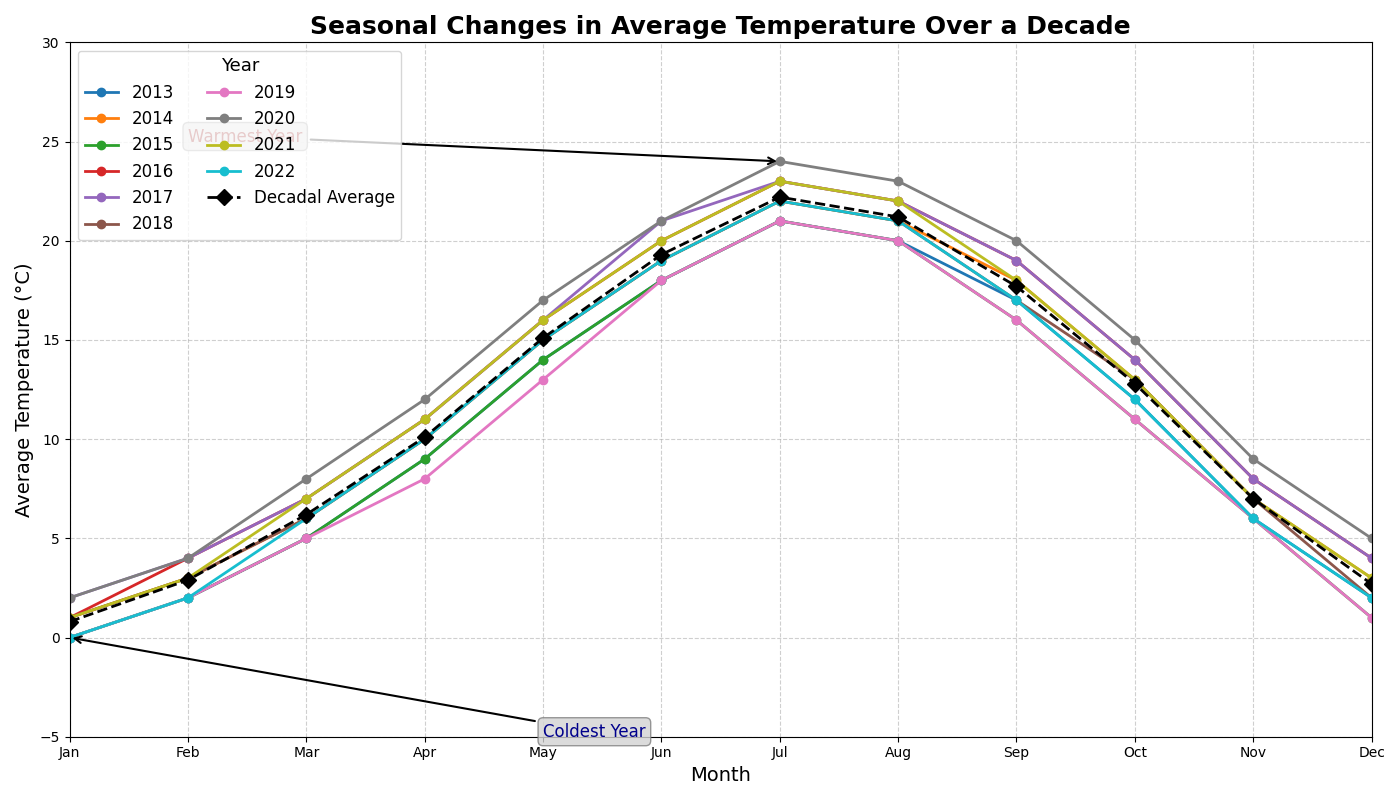

Reproduce this figure in Python.
import matplotlib.pyplot as plt
import numpy as np

# Backstory: Tracking the Seasonal Changes in Average Temperature Over a Decade
# In this chart, we analyze the average monthly temperatures over a span of 10 years to observe trends that may suggest climate changes or variations. This data assumes a temperate region with clear seasonal patterns.

# Define the years and months
years = np.arange(2013, 2023)
months = np.arange(1, 13)

# Create fictitious average monthly temperature data for each year (in °C)
# For simplicity, we assume a cyclical pattern with slight fluctuations year by year.
monthly_temps = np.array([
    [0, 2, 5, 9, 14, 18, 21, 20, 17, 12, 6, 2],
    [1, 3, 6, 10, 15, 19, 22, 21, 18, 13, 7, 3],
    [0, 2, 5, 9, 14, 18, 21, 20, 16, 11, 6, 1],
    [1, 4, 7, 11, 16, 20, 23, 22, 19, 14, 8, 4],
    [2, 4, 7, 11, 16, 21, 23, 22, 19, 14, 8, 4],
    [1, 3, 6, 10, 15, 19, 22, 21, 17, 13, 7, 2],
    [0, 2, 5, 8, 13, 18, 21, 20, 16, 11, 6, 1],
    [2, 4, 8, 12, 17, 21, 24, 23, 20, 15, 9, 5],
    [1, 3, 7, 11, 16, 20, 23, 22, 18, 13, 7, 3],
    [0, 2, 6, 10, 15, 19, 22, 21, 17, 12, 6, 2]
])

# Average temperatures over the decade for each month
average_temps = np.mean(monthly_temps, axis=0)

# Set up the plot
fig, ax = plt.subplots(figsize=(14, 8))

# Plot each year's data
for i, year in enumerate(years):
    ax.plot(months, monthly_temps[i], marker='o', linestyle='-', linewidth=2, markersize=6, label=f'{year}')

# Plot the average temperatures
ax.plot(months, average_temps, marker='D', linestyle='--', color='black', linewidth=2, markersize=8, label='Decadal Average', zorder=10)

# Add title and labels
ax.set_title('Seasonal Changes in Average Temperature Over a Decade', fontsize=18, fontweight='bold')
ax.set_xlabel('Month', fontsize=14)
ax.set_ylabel('Average Temperature (°C)', fontsize=14)

# Customize the x-axis to display month names
ax.set_xticks(months)
ax.set_xticklabels(['Jan', 'Feb', 'Mar', 'Apr', 'May', 'Jun', 'Jul', 'Aug', 'Sep', 'Oct', 'Nov', 'Dec'])

# Add grid for better readability
ax.grid(True, linestyle='--', alpha=0.6)

# Highlight specific insights
ax.annotate('Warmest Year', xy=(7, 24), xytext=(2, 25),
            arrowprops=dict(facecolor='black', arrowstyle='->', lw=1.5),
            fontsize=12, color='darkred', bbox=dict(boxstyle="round,pad=0.3", edgecolor='gray', facecolor='lightgrey', alpha=0.8))

ax.annotate('Coldest Year', xy=(1, 0), xytext=(5, -5),
            arrowprops=dict(facecolor='black', arrowstyle='->', lw=1.5),
            fontsize=12, color='darkblue', bbox=dict(boxstyle="round,pad=0.3", edgecolor='gray', facecolor='lightgrey', alpha=0.8))

# Set axis limits
ax.set_xlim(1, 12)
ax.set_ylim(-5, 30)

# Add a legend to the plot
ax.legend(loc='upper left', fontsize=12, ncol=2, title='Year', title_fontsize='13')

# Automatically adjust layout to prevent overlap
plt.tight_layout()

# Display the plot
plt.show()
